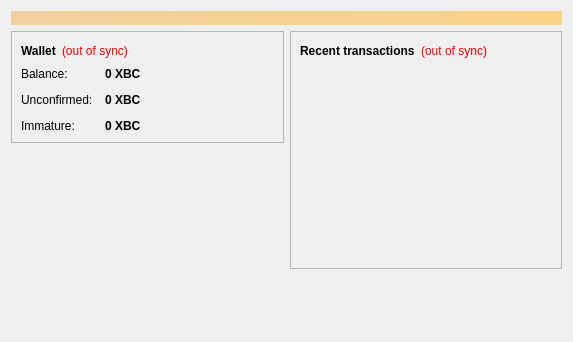
<?xml version="1.0" encoding="UTF-8"?>
<ui version="4.0">
 <class>OverviewPage</class>
 <widget class="QWidget" name="OverviewPage">
  <property name="geometry">
   <rect>
    <x>0</x>
    <y>0</y>
    <width>573</width>
    <height>342</height>
   </rect>
  </property>
  <property name="windowTitle">
   <string>Form</string>
  </property>
  <layout class="QVBoxLayout" name="topLayout">
   <item>
    <widget class="QLabel" name="labelAlerts">
     <property name="visible">
      <bool>false</bool>
     </property>
     <property name="styleSheet">
      <string notr="true">background-color: qlineargradient(x1: 0, y1: 0, x2: 1, y2: 0, stop:0 #F0D0A0, stop:1 #F8D488); color:#000000;</string>
     </property>
     <property name="wordWrap">
      <bool>true</bool>
     </property>
     <property name="margin">
      <number>3</number>
     </property>
    </widget>
   </item>
   <item>
    <layout class="QHBoxLayout" name="horizontalLayout" stretch="1,1">
     <item>
      <layout class="QVBoxLayout" name="verticalLayout_2">
       <item>
        <widget class="QFrame" name="frame">
         <property name="frameShape">
          <enum>QFrame::StyledPanel</enum>
         </property>
         <property name="frameShadow">
          <enum>QFrame::Raised</enum>
         </property>
         <layout class="QVBoxLayout" name="verticalLayout_4">
          <item>
           <layout class="QHBoxLayout" name="horizontalLayout_4">
            <item>
             <widget class="QLabel" name="label_5">
              <property name="font">
               <font>
                <weight>75</weight>
                <bold>true</bold>
               </font>
              </property>
              <property name="text">
               <string>Wallet</string>
              </property>
             </widget>
            </item>
            <item>
             <widget class="QLabel" name="labelWalletStatus">
              <property name="toolTip">
               <string>The displayed information may be out of date. Your wallet automatically synchronizes with the Xunbaocoin network after a connection is established, but this process has not completed yet.</string>
              </property>
              <property name="styleSheet">
               <string notr="true">QLabel { color: red; }</string>
              </property>
              <property name="text">
               <string notr="true">(out of sync)</string>
              </property>
              <property name="alignment">
               <set>Qt::AlignLeading|Qt::AlignLeft|Qt::AlignVCenter</set>
              </property>
             </widget>
            </item>
            <item>
             <spacer name="horizontalSpacer_2">
              <property name="orientation">
               <enum>Qt::Horizontal</enum>
              </property>
              <property name="sizeHint" stdset="0">
               <size>
                <width>40</width>
                <height>20</height>
               </size>
              </property>
             </spacer>
            </item>
           </layout>
          </item>
          <item>
           <layout class="QFormLayout" name="formLayout_2">
            <property name="fieldGrowthPolicy">
             <enum>QFormLayout::AllNonFixedFieldsGrow</enum>
            </property>
            <property name="horizontalSpacing">
             <number>12</number>
            </property>
            <property name="verticalSpacing">
             <number>12</number>
            </property>
            <item row="0" column="0">
             <widget class="QLabel" name="label">
              <property name="text">
               <string>Balance:</string>
              </property>
             </widget>
            </item>
            <item row="0" column="1">
             <widget class="QLabel" name="labelBalance">
              <property name="font">
               <font>
                <weight>75</weight>
                <bold>true</bold>
               </font>
              </property>
              <property name="cursor">
               <cursorShape>IBeamCursor</cursorShape>
              </property>
              <property name="toolTip">
               <string>Your current balance</string>
              </property>
              <property name="text">
               <string notr="true">0 XBC</string>
              </property>
              <property name="textInteractionFlags">
               <set>Qt::LinksAccessibleByMouse|Qt::TextSelectableByKeyboard|Qt::TextSelectableByMouse</set>
              </property>
             </widget>
            </item>
            <item row="1" column="0">
             <widget class="QLabel" name="label_3">
              <property name="text">
               <string>Unconfirmed:</string>
              </property>
             </widget>
            </item>
            <item row="1" column="1">
             <widget class="QLabel" name="labelUnconfirmed">
              <property name="font">
               <font>
                <weight>75</weight>
                <bold>true</bold>
               </font>
              </property>
              <property name="cursor">
               <cursorShape>IBeamCursor</cursorShape>
              </property>
              <property name="toolTip">
               <string>Total of transactions that have yet to be confirmed, and do not yet count toward the current balance</string>
              </property>
              <property name="text">
               <string notr="true">0 XBC</string>
              </property>
              <property name="textInteractionFlags">
               <set>Qt::LinksAccessibleByMouse|Qt::TextSelectableByKeyboard|Qt::TextSelectableByMouse</set>
              </property>
             </widget>
            </item>
            <item row="2" column="0">
             <widget class="QLabel" name="labelImmatureText">
              <property name="text">
               <string>Immature:</string>
              </property>
             </widget>
            </item>
            <item row="2" column="1">
             <widget class="QLabel" name="labelImmature">
              <property name="font">
               <font>
                <weight>75</weight>
                <bold>true</bold>
               </font>
              </property>
              <property name="toolTip">
               <string>Mined balance that has not yet matured</string>
              </property>
              <property name="text">
               <string notr="true">0 XBC</string>
              </property>
              <property name="textInteractionFlags">
               <set>Qt::LinksAccessibleByMouse|Qt::TextSelectableByKeyboard|Qt::TextSelectableByMouse</set>
              </property>
             </widget>
            </item>
           </layout>
          </item>
         </layout>
        </widget>
       </item>
       <item>
        <spacer name="verticalSpacer">
         <property name="orientation">
          <enum>Qt::Vertical</enum>
         </property>
         <property name="sizeHint" stdset="0">
          <size>
           <width>20</width>
           <height>40</height>
          </size>
         </property>
        </spacer>
       </item>
      </layout>
     </item>
     <item>
      <layout class="QVBoxLayout" name="verticalLayout_3">
       <item>
        <widget class="QFrame" name="frame_2">
         <property name="frameShape">
          <enum>QFrame::StyledPanel</enum>
         </property>
         <property name="frameShadow">
          <enum>QFrame::Raised</enum>
         </property>
         <layout class="QVBoxLayout" name="verticalLayout">
          <item>
           <layout class="QHBoxLayout" name="horizontalLayout_2">
            <item>
             <widget class="QLabel" name="label_4">
              <property name="text">
               <string>&lt;b&gt;Recent transactions&lt;/b&gt;</string>
              </property>
             </widget>
            </item>
            <item>
             <widget class="QLabel" name="labelTransactionsStatus">
              <property name="toolTip">
               <string>The displayed information may be out of date. Your wallet automatically synchronizes with the Xunbaocoin network after a connection is established, but this process has not completed yet.</string>
              </property>
              <property name="styleSheet">
               <string notr="true">QLabel { color: red; }</string>
              </property>
              <property name="text">
               <string notr="true">(out of sync)</string>
              </property>
              <property name="alignment">
               <set>Qt::AlignRight|Qt::AlignTrailing|Qt::AlignVCenter</set>
              </property>
             </widget>
            </item>
            <item>
             <spacer name="horizontalSpacer">
              <property name="orientation">
               <enum>Qt::Horizontal</enum>
              </property>
              <property name="sizeHint" stdset="0">
               <size>
                <width>40</width>
                <height>20</height>
               </size>
              </property>
             </spacer>
            </item>
           </layout>
          </item>
          <item>
           <widget class="QListView" name="listTransactions">
            <property name="styleSheet">
             <string notr="true">QListView { background: transparent; }</string>
            </property>
            <property name="frameShape">
             <enum>QFrame::NoFrame</enum>
            </property>
            <property name="verticalScrollBarPolicy">
             <enum>Qt::ScrollBarAlwaysOff</enum>
            </property>
            <property name="horizontalScrollBarPolicy">
             <enum>Qt::ScrollBarAlwaysOff</enum>
            </property>
            <property name="selectionMode">
             <enum>QAbstractItemView::NoSelection</enum>
            </property>
           </widget>
          </item>
         </layout>
        </widget>
       </item>
       <item>
        <spacer name="verticalSpacer_2">
         <property name="orientation">
          <enum>Qt::Vertical</enum>
         </property>
         <property name="sizeHint" stdset="0">
          <size>
           <width>20</width>
           <height>40</height>
          </size>
         </property>
        </spacer>
       </item>
      </layout>
     </item>
    </layout>
   </item>
  </layout>
 </widget>
 <resources/>
 <connections/>
</ui>
